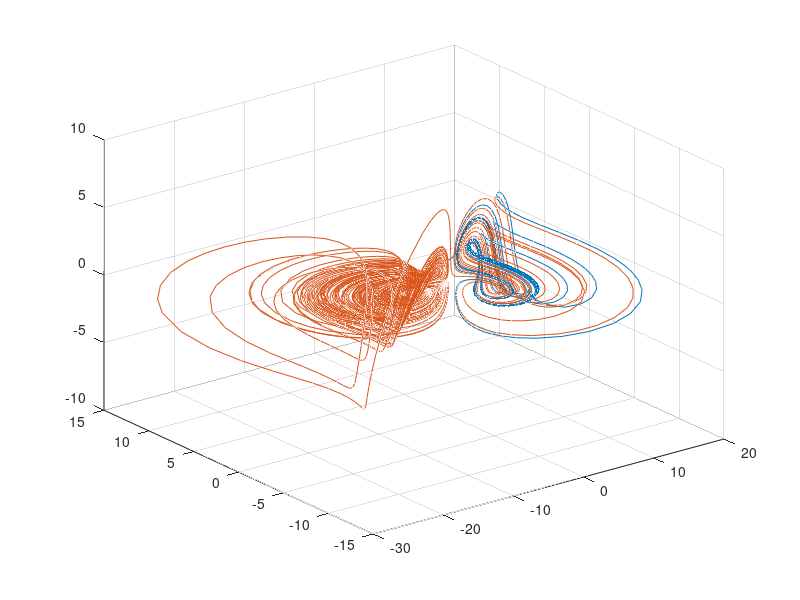

This figure's MATLAB source:
clear;
a = 2.4;    
b =-3.78;            
c = 14;
d=-11;
e=4;
F=5.58;
p=-1;

f = @(t,x) [ a*x(2)+b*x(1)+c*x(2)*x(3)
             d*x(2)-x(3)+e*x(1)*x(3)
             F*x(3)+p*x(1)*x(2)];
        
[t,x2] = ode23(f,[-150 150],[1 1 1]);
plot3(x2(:,1),x2(:,2),x2(:,3)); 
hold on;
[t,x3] = ode45(f,[-150 150],[1 1 1]);

plot3(x3(:,1),x3(:,2),x3(:,3)); 

grid on
hold off